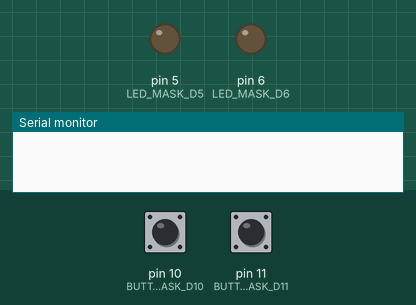
This program was run on a simulated Arduino Uno, built with avr-gcc and run on an emulated ATmega328P. On the bench: output pins drawn as LEDs (lit = HIGH), the last lines printed to the serial monitor. Dashed ring = blinking. The inputs (shaded band) are chosen by the test bench; at power-on: pin 11 (BUTTON_MASK_D11) HIGH, pin 10 (BUTTON_MASK_D10) HIGH.

Above: at 1.2 s.
1.3 s: pin 11 (BUTTON_MASK_D11) pulled LOW for 0.15 s
At 1.39 s:
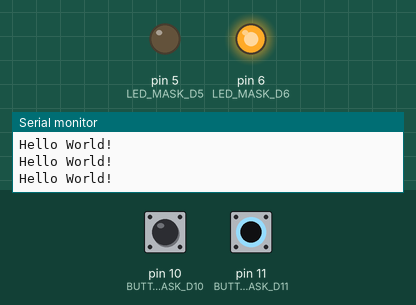
2.9 s: pin 10 (BUTTON_MASK_D10) pulled LOW for 0.15 s
At 2.97 s:
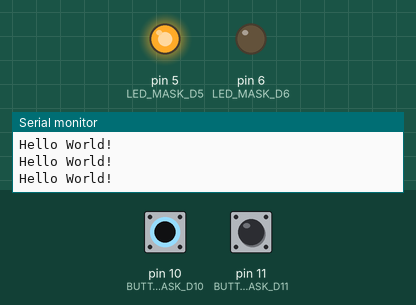
4.5 s: pin 10 (BUTTON_MASK_D10) pulled LOW for 3.2 s
At 8.6 s:
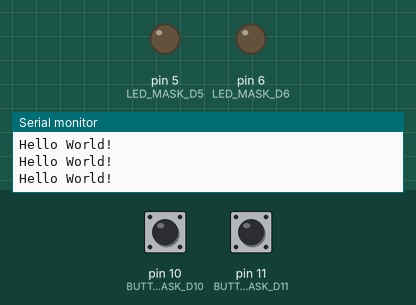
9.2 s: pin 11 (BUTTON_MASK_D11) pulled LOW for 3.2 s
At 9.7 s:
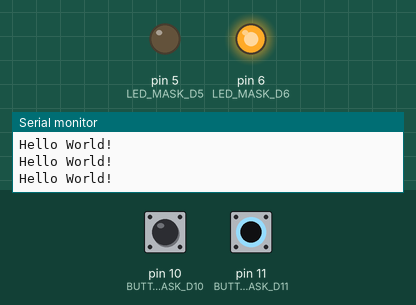
13.9 s: pin 10 (BUTTON_MASK_D10) driven LOW and pin 11 (BUTTON_MASK_D11) driven LOW
At 14.3 s:
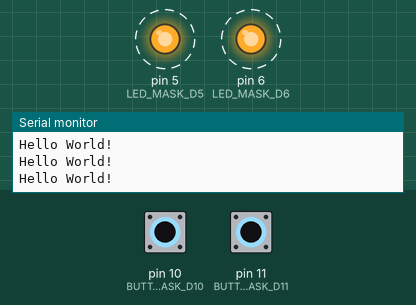
16.9 s: pin 10 (BUTTON_MASK_D10) driven HIGH
At 18.0 s:
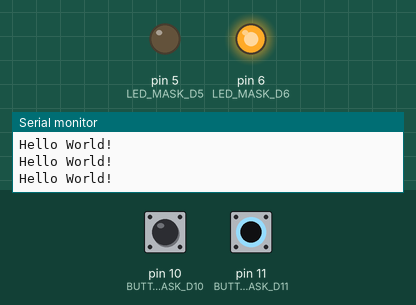
Timing chart, 0 to 19.9 s (numbered marks = the images above; inputs shaded):
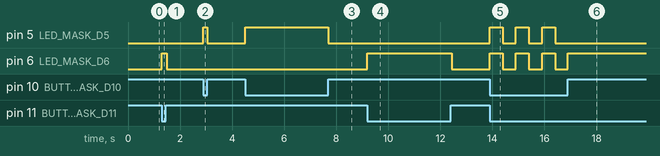

Measured:
- after the input at 1.3 s, pin 6 (LED_MASK_D6): LOW → HIGH at once, → LOW 0.18 s later
- after the input at 2.9 s, pin 5 (LED_MASK_D5): LOW → HIGH at once, → LOW 0.15 s later
- after the input at 4.5 s, pin 5 (LED_MASK_D5): LOW → HIGH at once, → LOW 3.2 s later
- after the input at 9.2 s, pin 6 (LED_MASK_D6): LOW → HIGH at once, → LOW 3.2 s later
- after the input at 13.9 s, pin 5 (LED_MASK_D5), pin 6 (LED_MASK_D6): alternates HIGH for 0.50 s and LOW for 0.50 s, starting at once
- after the input at 16.9 s, pin 5 (LED_MASK_D5): stops changing and stays LOW; pin 6 (LED_MASK_D6): goes on until 16.9 s, then stays HIGH

The program:

main.cpp
```cpp
#include <Arduino.h>

// Debounce parameters
#define DEBOUNCE_TIME 0.3
#define SAMPLE_FREQUENCY 10
#define MAXIMUM (DEBOUNCE_TIME * SAMPLE_FREQUENCY)

// Button and LED pin masks
#define BUTTON_MASK_D10 (1 << PB2)
#define BUTTON_MASK_D11 (1 << PB3)
#define LED_MASK_D5 (1 << PD5)
#define LED_MASK_D6 (1 << PD6)

// Debouncer variables for button D10
unsigned int integratorD10 = 0;
unsigned int outputD10 = 0;

// Debouncer variables for button D11
unsigned int integratorD11 = 0;
unsigned int outputD11 = 0;

// Button states
volatile bool rawButtonD10 = false;
volatile bool rawButtonD11 = false;

void debounceButton(volatile bool &input, unsigned int &integrator, unsigned int &output);

void setup()
{
  Serial.begin(9600);

  // Set the button pins as input and enable the pull-up resistors
  DDRB &= ~BUTTON_MASK_D10 & ~BUTTON_MASK_D11;
  PORTB |= BUTTON_MASK_D10 | BUTTON_MASK_D11;

  // Set the LED pins as output
  DDRD |= LED_MASK_D5 | LED_MASK_D6;

  // Enable pin change interrupts for pin group 1
  PCICR |= (1 << PCIE0);

  // Enable pin change interrupts for pins PB2 and PB3
  PCMSK0 |= (1 << PCINT2) | (1 << PCINT3);

  // Enable global interrupts
  sei();
}

ISR(PCINT0_vect)
{
  rawButtonD10 = !(PINB & BUTTON_MASK_D10);
  rawButtonD11 = !(PINB & BUTTON_MASK_D11);
}

void loop()
{
  debounceButton(rawButtonD10, integratorD10, outputD10);
  debounceButton(rawButtonD11, integratorD11, outputD11);

  if (outputD10 && outputD11) {
    static uint32_t lastTime = 0;
    uint32_t currentTime = millis();

    if (currentTime - lastTime > 500) {
      lastTime = currentTime;
      PORTD ^= LED_MASK_D5;
      PORTD ^= LED_MASK_D6;
    }
  } else if (outputD10) {
    PORTD |= LED_MASK_D5;
    PORTD &= ~LED_MASK_D6;
  } else if (outputD11) {
    PORTD &= ~LED_MASK_D5;
    PORTD |= LED_MASK_D6;
    Serial.println("Hello World!");
  } else {
    PORTD &= ~LED_MASK_D5;
    PORTD &= ~LED_MASK_D6;
  }
}

void debounceButton(volatile bool &input, unsigned int &integrator, unsigned int &output)
{
  if (input == 0) {
    if (integrator > 0)
      integrator--;
  } else if (integrator < MAXIMUM) {
    integrator++;
  }

  if (integrator == 0) {
    output = 0;
  } else if (integrator >= MAXIMUM) {
    output = 1;
    integrator = MAXIMUM; // Defensive code if integrator got corrupted
  }
}
```
